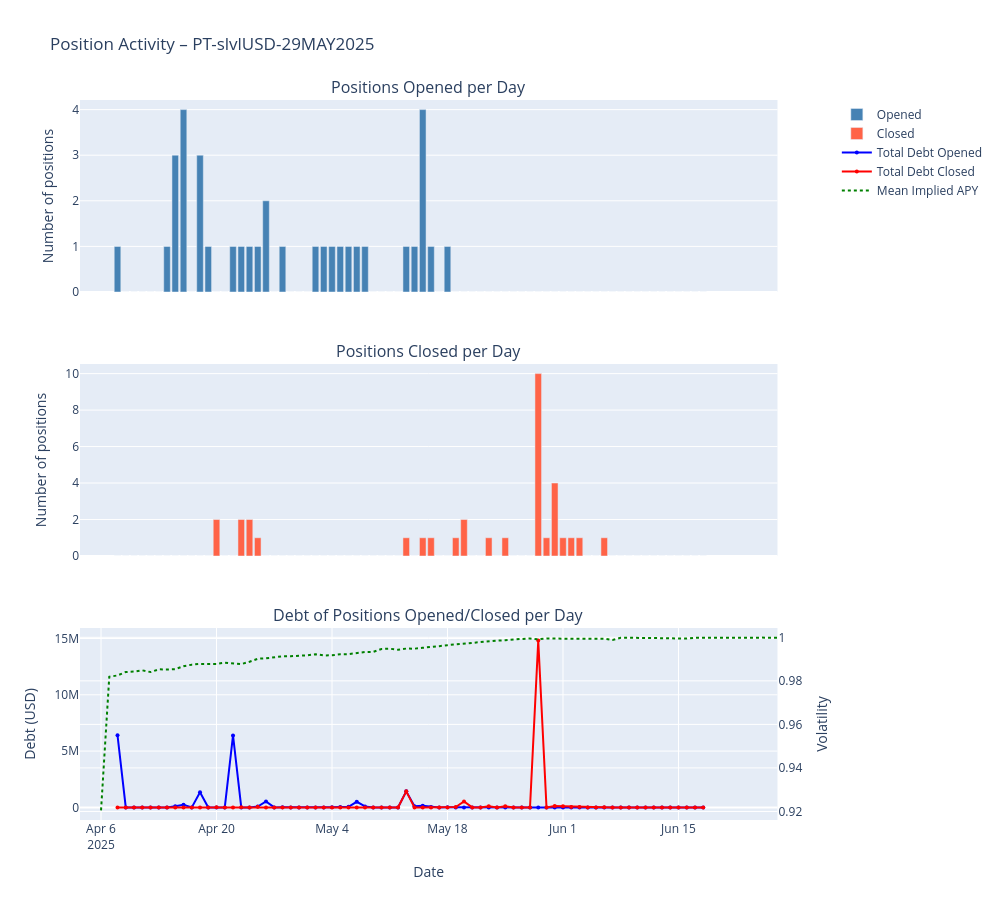

Here is the notebook cell this chart was saved with:
### Code cell
index_to_vis = 12

visualize_position_timeline(
    all_markets_position[index_to_vis]["positions_df"],
    all_markets_position[index_to_vis]["token"],
    market_df=all_markets_position[index_to_vis]["market_df"],
    col_to_vis='collateral_price'
)
